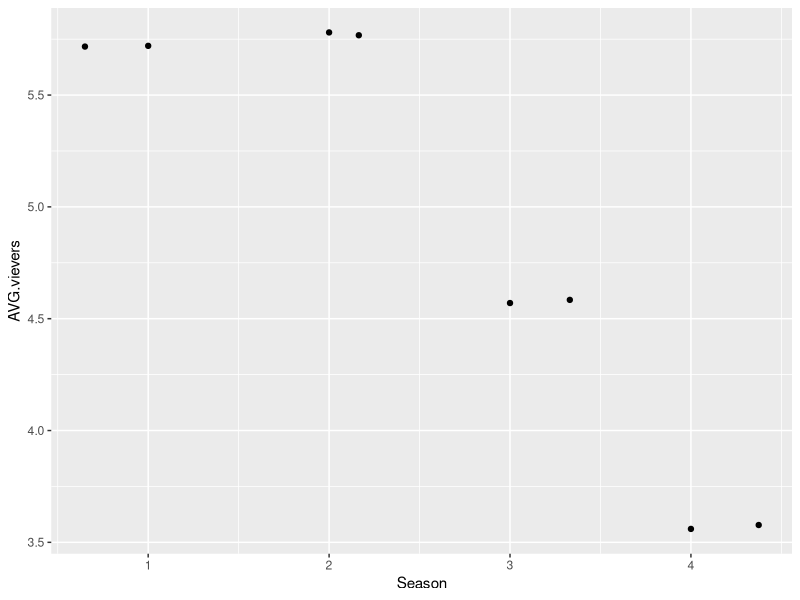

Write the R code that produced this figure.
## ---- chunk 1
knitr::opts_chunk$set(echo = TRUE)
## ---- chunk 2
library(readr)
table_4 <- read_csv("table-4.csv")
## ---- chunk 3
summary(table_4)
## ---- chunk 4
str(table_4)
## ---- chunk 5
table_1 <- read_csv("table-1.csv")
names(table_1) <- make.names(names(table_1))
## ---- chunk 6
library(ggplot2)
ggplot(table_1, aes(Season, AVG.vievers)) + geom_point() + geom_jitter()
